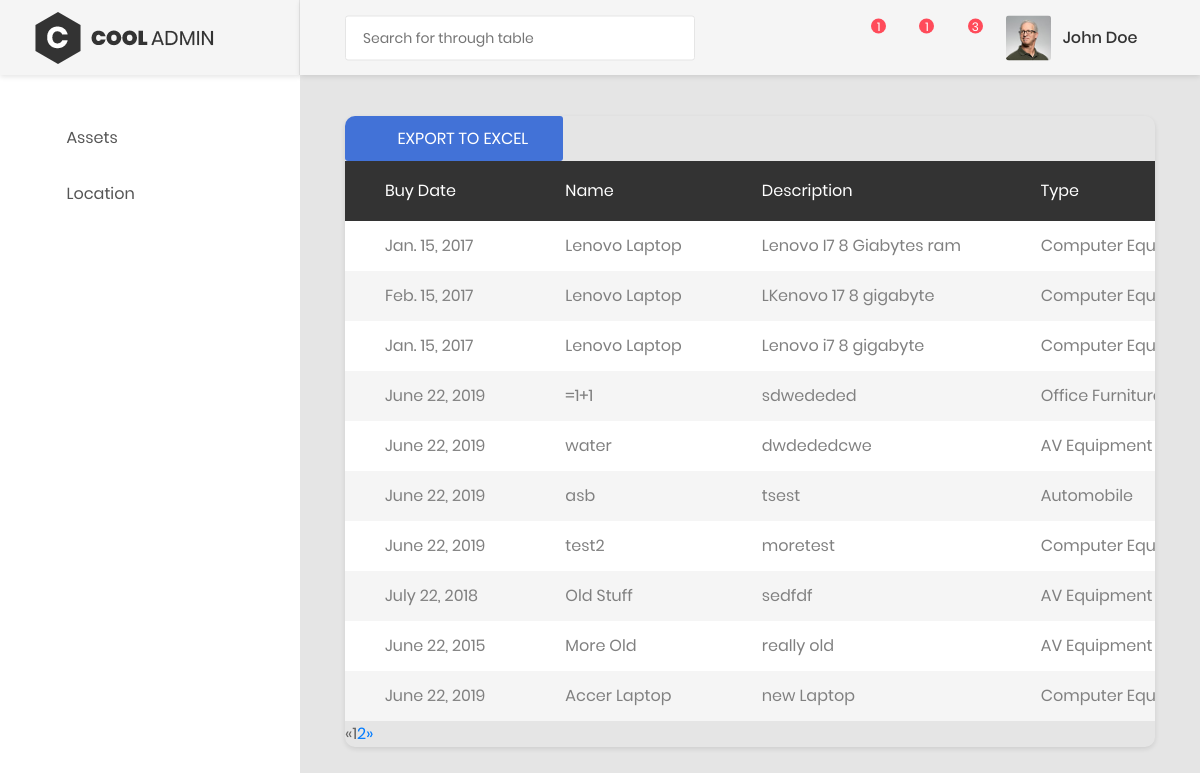
/assets (signed in), run on an earlier commit of the app's database.
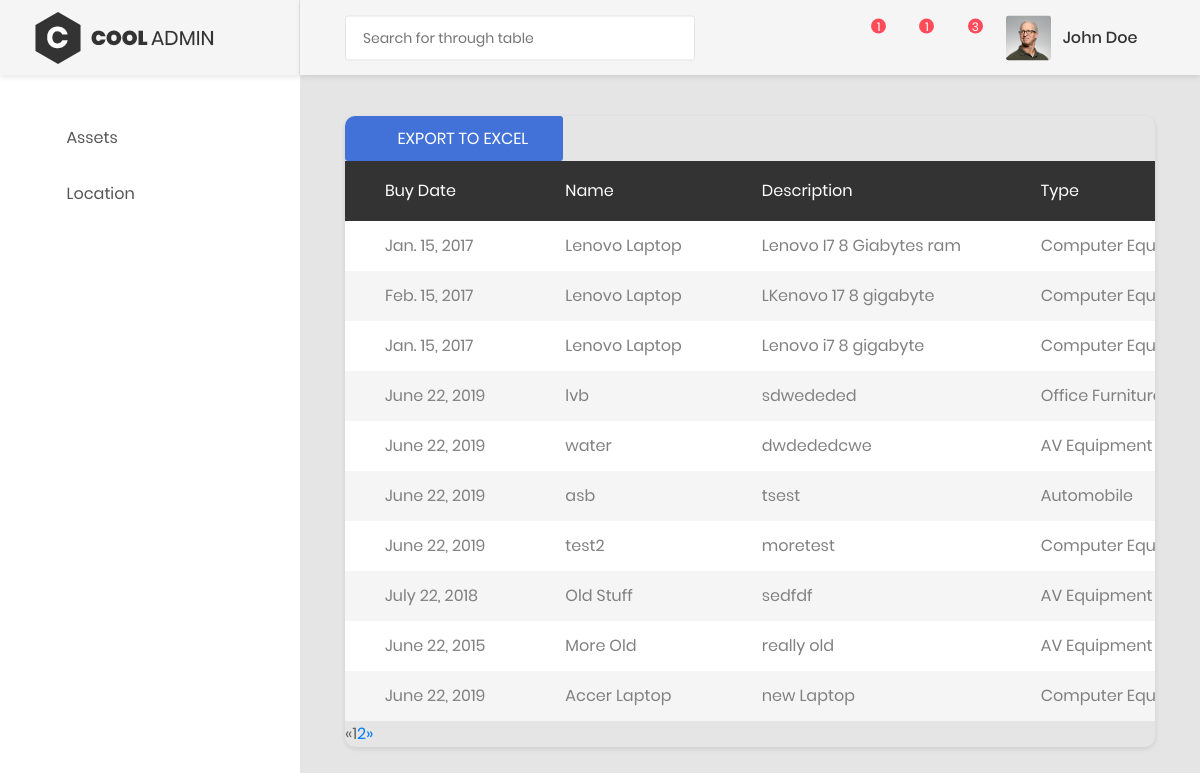
And on a later commit of the database.
### AMS/models.py (models this page shows, shortened)
class Asset(models.Model):
    ASSET_CHOICES = (
            ('Automobile',   'Automobile'),
            ('AV Equipment', 'AV Equipment'),
            ('Computer Equipment',  'Computer Equipment'),
            ('Office Furniture & Stationary', 'Office Furniture & Stationary'),
        )
    DEPARTMENT = (
        ('I.T', 'I.T'),
        ('Finance', 'Finance'),
        ('Marketing', 'Marketing'),
        ('Sales', 'Sales'),
    )
    STATUS_CHOICES = (
            ('Working', 'Working'),
            ('Disabled', 'Disabled'),
    )
    Depreciation = (
        ('Straight Line', 'Straight Line'),
        ('Double-Declining Balance', 'Double-Declining Balance'),
        ('Sum of Years', 'Sum of Years'),
    )
    asset_id= models.AutoField(primary_key=True)
    acquisition_date = models.DateField(default=datetime.date.today)
    asset_name =  models.CharField(max_length=50, blank=True, validators=[validate_characters], )
    description = models.TextField(max_length=200, validators=[validate_characters],)
    asset_type = models.CharField(choices=ASSET_CHOICES, max_length=30, validators=[validate_characters],)
    asset_barcode = models.CharField(max_length=30, blank=True,validators=[validate_characters], )
    asset_serial_number = models.CharField(max_length=80, blank=True, validators=[validate_characters], )
    asset_location = models.ForeignKey("Location", on_delete=models.PROTECT, blank=True)
    asset_status = models.CharField(choices=STATUS_CHOICES, max_length=10, validators=[validate_characters],)
    asset_owner = models.ForeignKey(settings.AUTH_USER_MODEL, on_delete=models.CASCADE)
    asset_user = models.CharField(max_length=30, blank=True, validators=[validate_characters], )
    added_date = models.DateField(default=datetime.date.today)
    modified_date = models.DateField(default=datetime.date.today)
    purchase_value = models.DecimalField(max_digits=19, decimal_places=2,default=200.00,validators = [check_negative_number, check_zero_number],)
    residual_value = models.DecimalField(max_digits=19, decimal_places=2,default=0.00,validators = [check_negative_number])
    current_value = models.DecimalField(max_digits=19, decimal_places=2,validators = [check_negative_number])
    life_expectancy = models.IntegerField(default=3,validators = [check_negative_number, check_zero_number])
    depr_model = models.CharField(choices=Depreciation, max_length=30,default='Straight Line', validators=[validate_characters],)
    currentVal_date = models.DateField(default=datetime.date.today)
    asset_is_approved = models.BooleanField(_('approved'), default=False)
    asset_department = models.CharField(choices=DEPARTMENT, max_length=10,validators=[validate_characters],)

### AMS/views.py (the view)
# urls.py: url('assets', main.as_view(), name='main'),
class main(LoginRequiredMixin, ListView):
    model = Asset
    login_url = '/login/'
    redirect_field_name = 'redirect_to'
    template_name= 'index.html'
    context_object_name = 'assets'
    paginate_by = 10
    Asset.objects.all()

### AMS/models.py (called while the page is built)
    def __str__(self):
        return self.adress

### AMS/template/index.html (shortened to what this page needs)
<!DOCTYPE html>
<html lang="en">
<head>
    {% load static %}
    {% load i18n staticfiles %}
    <link href="{% static 'css/font-face.css' %}" rel="stylesheet" media="all">
    <link href="{% static 'vendor/font-awesome-4.7/css/font-awesome.min.css' %}" rel="stylesheet" media="all">
    <link href="{% static 'vendor/font-awesome-5/css/fontawesome-all.min.css'%}" rel="stylesheet" media="all">
    <link href="{% static 'vendor/mdi-font/css/material-design-iconic-font.min.css'%}" rel="stylesheet" media="all">
    <link href="{% static 'vendor/bootstrap-4.1/bootstrap.min.css' %}" rel="stylesheet" media="all">
    <link href="{% static 'vendor/animsition/animsition.min.css'%}" rel="stylesheet" media="all">
    <link href="{% static 'vendor/bootstrap-progressbar/bootstrap-progressbar-3.3.4.min.css'%}" rel="stylesheet" media="all">
    <link href="{% static 'vendor/wow/animate.css'%}" rel="stylesheet" media="all">
    <link href="{% static 'vendor/css-hamburgers/hamburgers.min.css'%}" rel="stylesheet" media="all">
    <link href="{% static 'vendor/slick/slick.css'%}" rel="stylesheet" media="all">
    <link href="{% static 'vendor/select2/select2.min.css'%}" rel="stylesheet" media="all">
    <link href="{% static 'vendor/perfect-scrollbar/perfect-scrollbar.css'%}" rel="stylesheet" media="all">
    <link href="{% static 'vendor/data-tables/datatables.min.css'%}" rel="stylesheet" media="all">
    <link href="{% static 'vendor/data-tables/dataTables.bootstrap4.min.css'%}" rel="stylesheet" media="all">
    <link href="{% static 'css/theme.css'%}" rel="stylesheet" media="all">
</head>
<body class="animsition">
    <div class="page-wrapper">
        <aside class="menu-sidebar d-none d-lg-block">
            <div class="logo">
                <a href="#">
                    <img src="images/icon/logo.png" alt="Cool Admin" />
                </a>
            </div>
            <div class="menu-sidebar__content js-scrollbar1">
                <nav class="navbar-sidebar">
                    <ul class="list-unstyled navbar__list">
                 <li class="has-sub">
                            <a class="js-arrow" href="#">
                                <i class="fas fa-desktop"></i>Assets</a>
                 </li>
                          <li class="has-sub">
                            <a class="js-arrow" href="#">
                                <i class="fas fa-copy"></i>Location</a>
                       </li>
                    </ul>
                </nav>
            </div>
        </aside>
        <div class="page-container">
            <header class="header-desktop">
                <div class="section__content section__content--p30">
                    <div class="container-fluid">
                        <div class="header-wrap">
                                <input class="au-input au-input--xl" type="text" id="txtSearch"  placeholder="Search for through table" />
                            <div class="header-button">
                                <div class="noti-wrap">
                                    <div class="noti__item js-item-menu">
                                        <i class="zmdi zmdi-comment-more"></i>
                                        <span class="quantity">1</span>
                                    </div>
                                    <div class="noti__item js-item-menu">
                                        <i class="zmdi zmdi-email"></i>
                                        <span class="quantity">1</span>
                                    </div>
                                    <div class="noti__item js-item-menu">
                                        <i class="zmdi zmdi-notifications"></i>
                                        <span class="quantity">3</span>
                                    </div>
                                </div>
                                <div class="account-wrap">
                                    <div class="account-item clearfix js-item-menu">
                                        <div class="image">
                                            <img src="images/icon/avatar-01.jpg" alt="John Doe" />
                                        </div>
                                        <div class="content">
                                            <a class="js-acc-btn" href="#">john doe</a>
                                        </div>
                                    </div>
                                </div>
                            </div>
                        </div>
                    </div>
                </div>
            </header>
            <div class="main-content">
                <div class="section__content section__content--p30">
                    <div class="container-fluid">
                        <div class="table-responsive table--no-card m-b-30">
                             <form action="{% url 'assets_to_xlsx'%}">
                             <button class="au-btn au-btn-icon au-btn--blue" type="submit"><i class="zmdi zmdi-plus">
                             </i>Export To EXCEL</button>
                            </form>
                            <table class="table table-borderless table-striped table-earning">
                        <thead>
                            <tr>
                                <th>Buy date</th>
                                <th>Name</th>
                                <th>Description</th>
                                <th>Type</th>
                            </tr>
                        </thead>
                        <tbody id="searchBody">
                         {% for asset in assets %}
                        <tr>
                            <td>{{ asset.acquisition_date }}</td>
                            <td>{{ asset.asset_name }}</td>
                            <td>{{ asset.description }}</td>
                            <td>{{ asset.asset_type }}</td>
                        </tr>
                        {% endfor %}
                            </table>
                    {% if is_paginated %}
                        <ul class="pagination">
                    {% if page_obj.has_previous %}
                        <li><a href="?page={{ page_obj.previous_page_number }}">&laquo;</a></li>
                    {% else %}
                        <li class="disabled"><span>&laquo;</span></li>
                    {% endif %}
                    {% for i in paginator.page_range %}
                    {% if page_obj.number == i %}
                     <li class="active"><span>{{ i }} <span class="sr-only">(current)</span></span></li>
                    {% else %}
                    <li><a href="?page={{ i }}">{{ i }}</a></li>
                    {% endif %}
                    {% endfor %}
                    {% if page_obj.has_next %}
                    <li><a href="?page={{ page_obj.next_page_number }}">&raquo;</a></li>
                    {% else %}
                    <li class="disabled"><span>&raquo;</span></li>
                    {% endif %}
                    </ul>
                    {% endif %}
                        </div>
                                </div>
                            </div>
                        </div>
        </div>
    </div>
</body>
</html>

What changed in the data, as far as the page shows it:
changed Asset "sdwededed": asset_name "=1+1" → "lvb"
